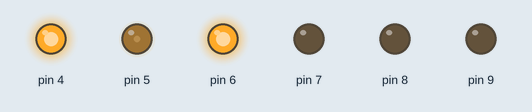
A sketch run on a simulated Arduino Uno, built with avr-gcc and run on an emulated ATmega328P. Shown: output pins drawn as LEDs (lit = HIGH).

Above: at 0.1 s.
Timing chart, 0 to 1.6 s (numbered marks = the images above):
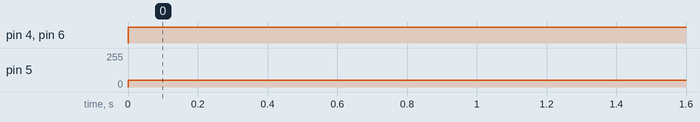

Measured:
- by itself, pin 4, pin 6: LOW → HIGH at 0.00 s
- by itself, pin 5: 0/255 → 50/255 at 0.00 s

The sketch:

sketch_may12b.ino
```cpp
void setup() {
  //Declaro los pines de salida
  for(int j = 4; j <= 9; j++){
    pinMode(j,1);
  }

    //Mandamos todos los pines a 0
  for(int j = 4; j <= 9; j++){
    digitalWrite(j,0);
  }

}

void loop() {
  digitalWrite(7,0);
  digitalWrite(4,1);
  digitalWrite(8,0);
  digitalWrite(9,0);
  analogWrite(5, 50);
  analogWrite(6, 255);

}
```
